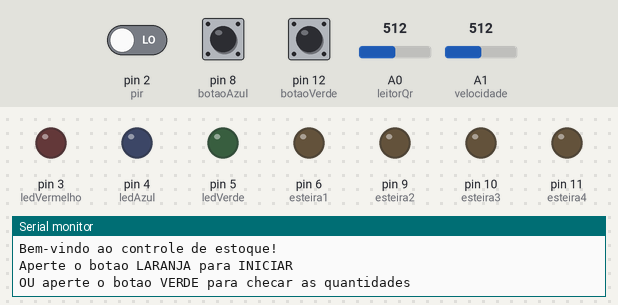
Simulated run of this sketch. Board: Arduino Uno, built with avr-gcc and run on an emulated ATmega328P. Shown: output pins drawn as LEDs (lit = HIGH), the last lines printed to the serial monitor. The test bench sets the inputs (shaded band); at power-on: pin 8 (botaoAzul) HIGH, pin 2 (pir) LOW, A1 (velocidade) = 512, pin 12 (botaoVerde) HIGH, A0 (leitorQr) = 512.

Above: at 1.2 s.
1.3 s: pin 8 (botaoAzul) pulled LOW for 0.15 s
At 1.6 s:
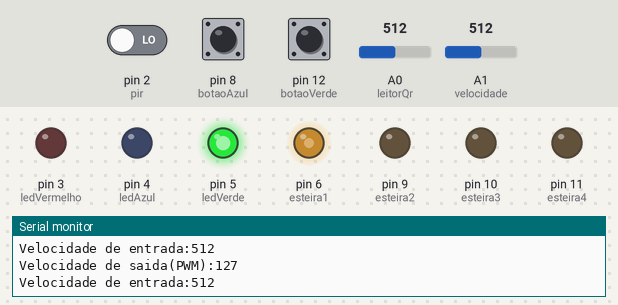
2.9 s: pin 2 (pir) driven HIGH
At 4.2 s:
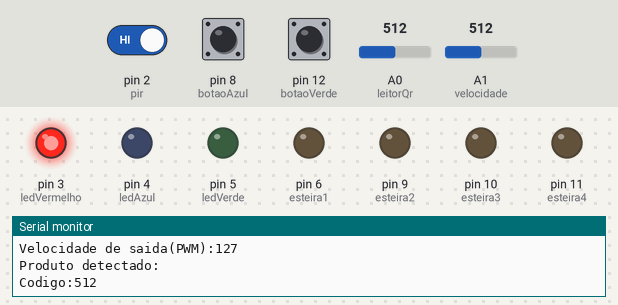
8.5 s: pin 2 (pir) driven LOW and pin 8 (botaoAzul) driven LOW
11.5 s: A1 (velocidade) set to 122
At 13.7 s:
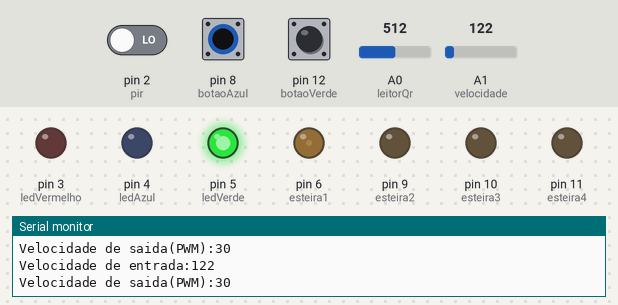
14.0 s: A1 (velocidade) set to 578
At 15.1 s:
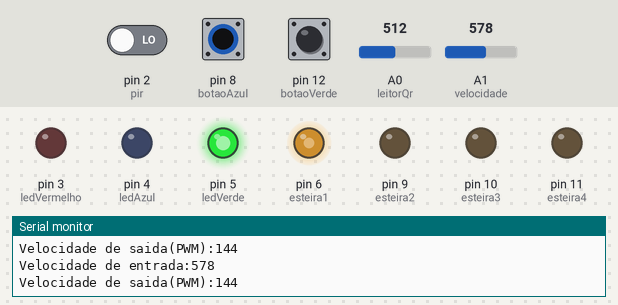
15.6 s: pin 2 (pir) driven HIGH
At 20.9 s:
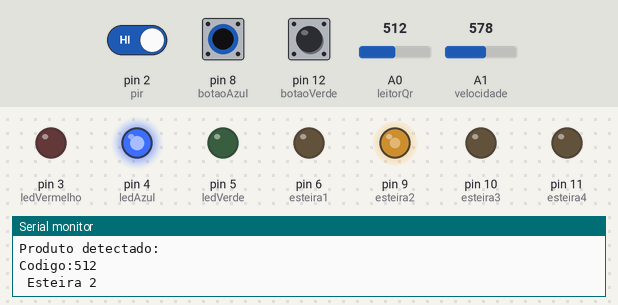
Timing chart, 0 to 30.9 s (numbered marks = the images above; inputs shaded):
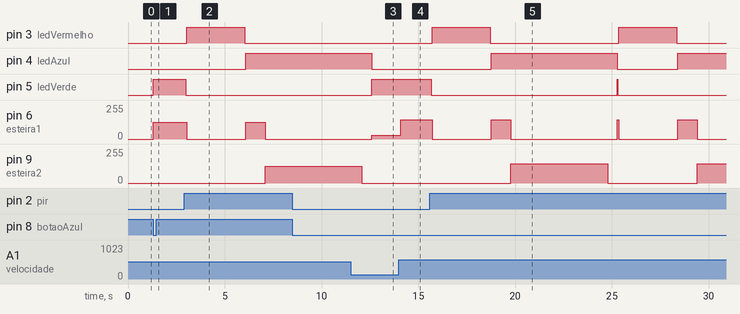

The sketch:

controle_estoque.ino
```cpp
//Criando constantes e variáveis globais
#define esteira1 6
#define esteira2 9
#define esteira3 10
#define esteira4 11
#define botaoAzul 8
#define botaoVerde 12
#define ledVermelho 3
#define ledAzul 4
#define ledVerde 5
#define pir 2
#define leitorQr A0 //0-1023
#define velocidade A1//0-1023
int qntEsteira2 = 0;
int qntEsteira3 = 0;
int qntEsteira4 = 0;
int flag = 0;

//configurando as portas do arduino e o Serial
void setup()
{
 pinMode(esteira1, OUTPUT);
 pinMode(esteira2, OUTPUT);
 pinMode(esteira3, OUTPUT);
 pinMode(esteira4, OUTPUT);
 pinMode(ledVermelho, OUTPUT);
 pinMode(ledAzul, OUTPUT);
 pinMode(ledVerde, OUTPUT);
 pinMode(botaoVerde, INPUT_PULLUP);
 pinMode(botaoAzul, INPUT_PULLUP);
 pinMode(pir, INPUT);
 Serial.begin(9600);
 Serial.println("Bem-vindo ao controle de estoque!");
 Serial.println("Aperte o botao LARANJA para INICIAR");
 Serial.println("OU aperte o botao VERDE para checar as quantidades");
}
//Criando o programa das esteiras
void loop()
{
  //Criando a rotina do botão verde
  if(digitalRead(botaoVerde)==LOW && flag==0){
  	Serial.print("Produto X:");
    Serial.println(qntEsteira2);
    Serial.print("Produto Y:");
    Serial.println(qntEsteira3);
    Serial.print("Produto Z:");
    Serial.println(qntEsteira4);
    flag = 1;
  }
  //Criando a rotina do botão azul
  if(digitalRead(botaoAzul)==LOW){
    boolean valida= true;
    //Inicia o enquanto para velocidade das esteiras
    while(valida==true){
      int velocidadeEsteira = analogRead(velocidade);
      Serial.print("Velocidade de entrada:");
      Serial.println(velocidadeEsteira);
      velocidadeEsteira = map(velocidadeEsteira, 0,1023,0,255);
      Serial.print("Velocidade de saida(PWM):");
      Serial.println(velocidadeEsteira);
      digitalWrite(ledVerde, HIGH);
      analogWrite(esteira1,velocidadeEsteira);
      //Se o sensor de presença detectar algo, ele faz
      if(digitalRead(pir)==HIGH){
        Serial.println("Produto detectado:");
        Serial.print("Codigo:");
        Serial.println(analogRead(leitorQr));
        digitalWrite(ledVerde, LOW);
        delay(50);
        digitalWrite(ledVermelho, HIGH);
        analogWrite(esteira1, 0);
        delay(3000);
        /*Seleciona uma das três esteiras, baseado no valor
        do sensor ldr*/
        if(analogRead(leitorQr) <= 568){
          	Serial.println(" Esteira 2");
            digitalWrite(ledVermelho, LOW);
            delay(50);
            digitalWrite(ledAzul, HIGH);
            analogWrite(esteira1, velocidadeEsteira);
          	delay(1000);
          	analogWrite(esteira1, 0);
            analogWrite(esteira2, velocidadeEsteira);
            delay(5000);
            analogWrite(esteira2, 0);
          	valida = false;
          	qntEsteira2++;
          	Serial.println("Produto entregue!");
          	Serial.print("Quantidade de produtos X:");
          	Serial.println(qntEsteira2);
          	Serial.println("Adicione o proximo produto!");
        }else if(analogRead(leitorQr) > 568 && analogRead(leitorQr) <= 912){
            Serial.println(" Esteira 3");
          	digitalWrite(ledVermelho, LOW);
            delay(50);
            digitalWrite(ledAzul, HIGH);
            analogWrite(esteira1, velocidadeEsteira);
          	delay(1000);
          	analogWrite(esteira1, 0);
            analogWrite(esteira3, velocidadeEsteira);
            delay(5000);
            analogWrite(esteira3, 0);
          	valida = false;
          	qntEsteira3++;
          	Serial.println("Produto entregue!");
          	Serial.print("Quantidade de produtos Y:");
          	Serial.println(qntEsteira3);
          	Serial.println("Adicione o proximo produto!");
        }else{
          	Serial.println(" Esteira 4");
            digitalWrite(ledVermelho, LOW);
            delay(50);
            digitalWrite(ledAzul, HIGH);
            analogWrite(esteira1, velocidadeEsteira);
          	delay(1000);
          	analogWrite(esteira1, 0);
            analogWrite(esteira4, velocidadeEsteira);
            delay(5000);
            analogWrite(esteira4, 0);
          	valida = false;
          	qntEsteira4++;
          	Serial.println("Produto entregue!");
          	Serial.print("Quantidade de produtos Z:");
          	Serial.println(qntEsteira4);
          	Serial.println("Adicione o proximo produto!");
        }
        //Finalizando o programa e resetando o FLAG
        delay(500);
        digitalWrite(ledAzul, LOW);
        flag=0;
      }
    }
  }
}
```

Measured:
- after the input at 1.3 s, pin 5 (ledVerde): LOW → HIGH at once; pin 6 (esteira1): 0/255 → 127/255 at once
- after the input at 2.9 s, pin 3 (ledVermelho): LOW → HIGH after 0.14 s, → LOW 3.0 s later; pin 4 (ledAzul): LOW → HIGH after 3.2 s; pin 5 (ledVerde): HIGH → LOW after 0.09 s; pin 6 (esteira1): 127/255 → 0/255 after 0.14 s, → 127/255 3.1 s later, → 0/255 1.0 s later; pin 9 (esteira2): 0/255 → 127/255 after 4.2 s
- after the input at 8.5 s, every drawn part: stays the same
- after the input at 11.5 s, pin 6 (esteira1): 0/255 → 30/255 after 1.1 s
- after the input at 14.0 s, pin 6 (esteira1): 30/255 → 144/255 after 0.10 s
- after the input at 15.6 s, pin 3 (ledVermelho): alternates HIGH for 3.0 s and LOW for 6.6 s, starting after 0.13 s; pin 4 (ledAzul): LOW → HIGH after 3.2 s, → LOW 6.5 s later, → HIGH 3.1 s later
